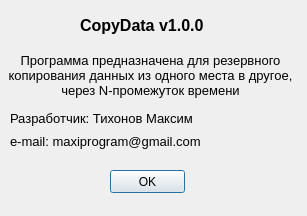
<?xml version="1.0" encoding="UTF-8"?>
<ui version="4.0">
 <class>About</class>
 <widget class="QDialog" name="About">
  <property name="geometry">
   <rect>
    <x>0</x>
    <y>0</y>
    <width>307</width>
    <height>216</height>
   </rect>
  </property>
  <property name="minimumSize">
   <size>
    <width>307</width>
    <height>216</height>
   </size>
  </property>
  <property name="maximumSize">
   <size>
    <width>307</width>
    <height>216</height>
   </size>
  </property>
  <property name="windowTitle">
   <string>О программе</string>
  </property>
  <property name="modal">
   <bool>true</bool>
  </property>
  <widget class="QLabel" name="label">
   <property name="geometry">
    <rect>
     <x>0</x>
     <y>40</y>
     <width>301</width>
     <height>71</height>
    </rect>
   </property>
   <property name="font">
    <font>
     <pointsize>10</pointsize>
    </font>
   </property>
   <property name="text">
    <string>Программа предназначена для резервного копирования данных из одного места в другое, через N-промежуток времени</string>
   </property>
   <property name="alignment">
    <set>Qt::AlignCenter</set>
   </property>
   <property name="wordWrap">
    <bool>true</bool>
   </property>
  </widget>
  <widget class="QLabel" name="label_2">
   <property name="geometry">
    <rect>
     <x>80</x>
     <y>10</y>
     <width>141</width>
     <height>31</height>
    </rect>
   </property>
   <property name="font">
    <font>
     <pointsize>12</pointsize>
     <weight>75</weight>
     <bold>true</bold>
    </font>
   </property>
   <property name="text">
    <string>CopyData v1.0.0</string>
   </property>
  </widget>
  <widget class="QPushButton" name="pushButton">
   <property name="geometry">
    <rect>
     <x>110</x>
     <y>170</y>
     <width>75</width>
     <height>23</height>
    </rect>
   </property>
   <property name="text">
    <string>OK</string>
   </property>
  </widget>
  <widget class="QWidget" name="">
   <property name="geometry">
    <rect>
     <x>10</x>
     <y>110</y>
     <width>194</width>
     <height>40</height>
    </rect>
   </property>
   <property name="font">
    <font>
     <pointsize>10</pointsize>
    </font>
   </property>
   <layout class="QVBoxLayout" name="verticalLayout">
    <item>
     <widget class="QLabel" name="label_3">
      <property name="font">
       <font>
        <pointsize>10</pointsize>
       </font>
      </property>
      <property name="text">
       <string>Разработчик: Тихонов Максим</string>
      </property>
     </widget>
    </item>
    <item>
     <widget class="QLabel" name="label_4">
      <property name="font">
       <font>
        <pointsize>10</pointsize>
       </font>
      </property>
      <property name="text">
       <string>e-mail: maxiprogram@gmail.com</string>
      </property>
     </widget>
    </item>
   </layout>
  </widget>
  <zorder>label</zorder>
  <zorder>label_2</zorder>
  <zorder>label_3</zorder>
  <zorder>label_4</zorder>
  <zorder>pushButton</zorder>
  <zorder>label_3</zorder>
 </widget>
 <resources/>
 <connections/>
</ui>
